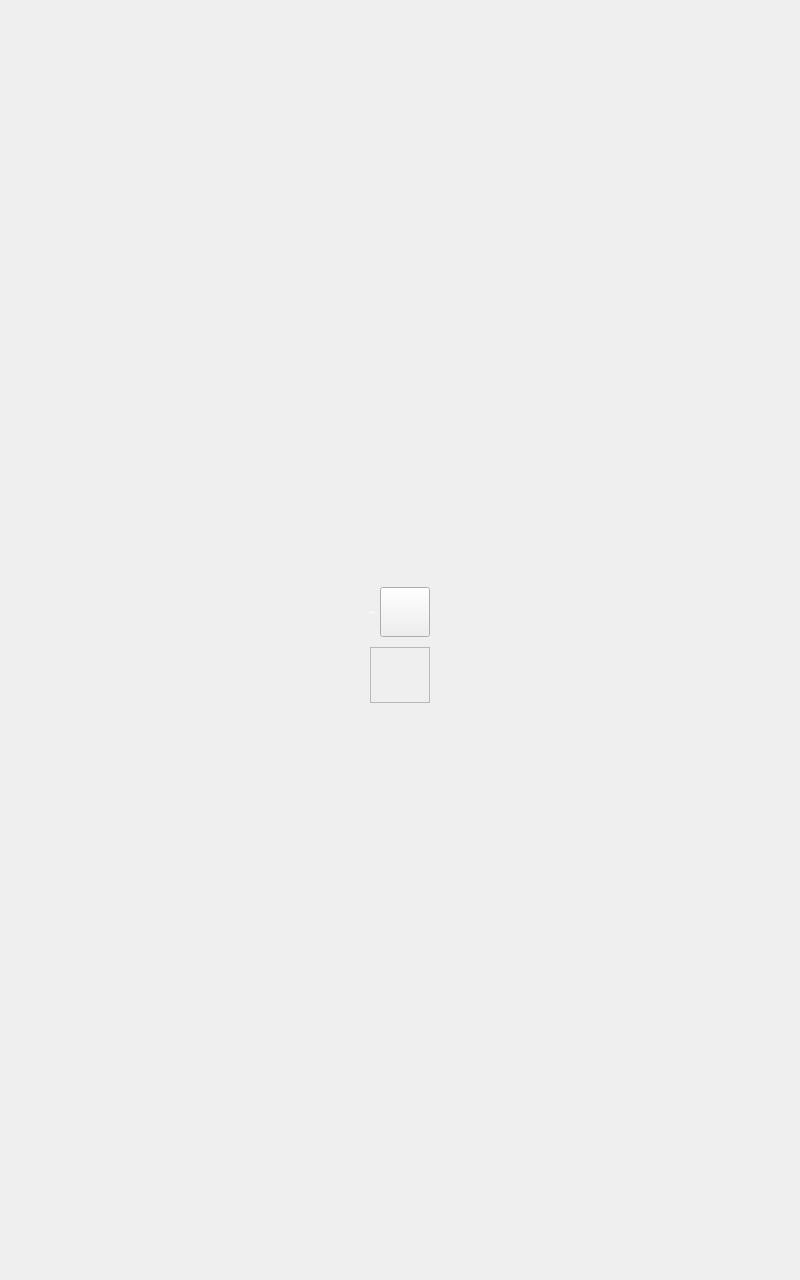
<?xml version="1.0" encoding="UTF-8"?>
<ui version="4.0">
 <class>xTopInfo</class>
 <widget class="QDialog" name="xTopInfo">
  <property name="geometry">
   <rect>
    <x>0</x>
    <y>0</y>
    <width>800</width>
    <height>1280</height>
   </rect>
  </property>
  <property name="sizePolicy">
   <sizepolicy hsizetype="Fixed" vsizetype="Fixed">
    <horstretch>0</horstretch>
    <verstretch>0</verstretch>
   </sizepolicy>
  </property>
  <property name="minimumSize">
   <size>
    <width>800</width>
    <height>1280</height>
   </size>
  </property>
  <property name="maximumSize">
   <size>
    <width>800</width>
    <height>1280</height>
   </size>
  </property>
  <property name="font">
   <font>
    <family>微软雅黑</family>
    <pointsize>-1</pointsize>
    <weight>50</weight>
    <italic>false</italic>
    <bold>false</bold>
   </font>
  </property>
  <property name="focusPolicy">
   <enum>Qt::NoFocus</enum>
  </property>
  <property name="contextMenuPolicy">
   <enum>Qt::NoContextMenu</enum>
  </property>
  <property name="windowTitle">
   <string notr="true">TopWindow</string>
  </property>
  <property name="styleSheet">
   <string notr="true">/* Set dialog background color */
QDialog
{
	background-color:transparent;
};
font: 28px &quot;微软雅黑&quot;;</string>
  </property>
  <layout class="QGridLayout" name="gridLayoutDialog">
   <property name="margin">
    <number>2</number>
   </property>
   <item row="0" column="1">
    <spacer name="verticalSpacerTop">
     <property name="orientation">
      <enum>Qt::Vertical</enum>
     </property>
     <property name="sizeHint" stdset="0">
      <size>
       <width>20</width>
       <height>187</height>
      </size>
     </property>
    </spacer>
   </item>
   <item row="1" column="0">
    <spacer name="horizontalSpacerLeft">
     <property name="orientation">
      <enum>Qt::Horizontal</enum>
     </property>
     <property name="sizeHint" stdset="0">
      <size>
       <width>254</width>
       <height>20</height>
      </size>
     </property>
    </spacer>
   </item>
   <item row="1" column="1">
    <layout class="QVBoxLayout" name="verticalLayoutInformation">
     <property name="spacing">
      <number>0</number>
     </property>
     <item>
      <widget class="QFrame" name="frameTitle">
       <property name="sizePolicy">
        <sizepolicy hsizetype="Preferred" vsizetype="Fixed">
         <horstretch>0</horstretch>
         <verstretch>0</verstretch>
        </sizepolicy>
       </property>
       <property name="minimumSize">
        <size>
         <width>0</width>
         <height>70</height>
        </size>
       </property>
       <property name="maximumSize">
        <size>
         <width>16777215</width>
         <height>70</height>
        </size>
       </property>
       <property name="font">
        <font>
         <family>微软雅黑</family>
         <pointsize>-1</pointsize>
         <weight>50</weight>
         <italic>false</italic>
         <bold>false</bold>
        </font>
       </property>
       <property name="styleSheet">
        <string notr="true">QFrame#frameTitle
{
	background-color: transparent;
	border-image: url(:/img/widget/DialogTitle.png) 0 12 0 12;
	border-left: 12px transparent;
	border-right: 12px transparent;
}
</string>
       </property>
       <property name="frameShape">
        <enum>QFrame::NoFrame</enum>
       </property>
       <property name="frameShadow">
        <enum>QFrame::Raised</enum>
       </property>
       <layout class="QHBoxLayout" name="horizontalLayoutTitle">
        <property name="spacing">
         <number>4</number>
        </property>
        <property name="margin">
         <number>0</number>
        </property>
        <item>
         <widget class="QLabel" name="labelTitle">
          <property name="sizePolicy">
           <sizepolicy hsizetype="Preferred" vsizetype="Fixed">
            <horstretch>0</horstretch>
            <verstretch>0</verstretch>
           </sizepolicy>
          </property>
          <property name="minimumSize">
           <size>
            <width>0</width>
            <height>70</height>
           </size>
          </property>
          <property name="maximumSize">
           <size>
            <width>16777215</width>
            <height>70</height>
           </size>
          </property>
          <property name="font">
           <font>
            <family>微软雅黑</family>
            <pointsize>-1</pointsize>
            <weight>50</weight>
            <italic>false</italic>
            <bold>false</bold>
           </font>
          </property>
          <property name="styleSheet">
           <string notr="true">QLabel#labelTitle
{
	color: white;
}</string>
          </property>
          <property name="frameShape">
           <enum>QFrame::NoFrame</enum>
          </property>
          <property name="text">
           <string notr="true">顶层消息框</string>
          </property>
         </widget>
        </item>
        <item>
         <widget class="xPushButton" name="pushButtonClose">
          <property name="sizePolicy">
           <sizepolicy hsizetype="Fixed" vsizetype="Fixed">
            <horstretch>0</horstretch>
            <verstretch>0</verstretch>
           </sizepolicy>
          </property>
          <property name="minimumSize">
           <size>
            <width>50</width>
            <height>50</height>
           </size>
          </property>
          <property name="maximumSize">
           <size>
            <width>50</width>
            <height>50</height>
           </size>
          </property>
          <property name="font">
           <font>
            <family>微软雅黑</family>
            <pointsize>-1</pointsize>
            <weight>50</weight>
            <italic>false</italic>
            <bold>false</bold>
           </font>
          </property>
          <property name="focusPolicy">
           <enum>Qt::NoFocus</enum>
          </property>
          <property name="contextMenuPolicy">
           <enum>Qt::NoContextMenu</enum>
          </property>
          <property name="styleSheet">
           <string notr="true">QPushButton#pushButtonClose:enabled:!pressed
{
	border-image: url(:/img/widget/BtnCloseNormal.png);
}

QPushButton#pushButtonClose:enabled:pressed
{
	border-image: url(:/img/widget/BtnClosePress.png);
}

QPushButton#pushButtonClose:disabled
{
	border-image: url(:/img/widget/BtnCloseDisable.png);
}

</string>
          </property>
          <property name="text">
           <string notr="true"/>
          </property>
          <property name="iconSize">
           <size>
            <width>32</width>
            <height>32</height>
           </size>
          </property>
         </widget>
        </item>
       </layout>
      </widget>
     </item>
     <item>
      <widget class="QFrame" name="frameMainArea">
       <property name="sizePolicy">
        <sizepolicy hsizetype="Expanding" vsizetype="MinimumExpanding">
         <horstretch>0</horstretch>
         <verstretch>0</verstretch>
        </sizepolicy>
       </property>
       <property name="minimumSize">
        <size>
         <width>700</width>
         <height>525</height>
        </size>
       </property>
       <property name="maximumSize">
        <size>
         <width>700</width>
         <height>525</height>
        </size>
       </property>
       <property name="font">
        <font>
         <family>微软雅黑</family>
         <pointsize>-1</pointsize>
         <weight>50</weight>
         <italic>false</italic>
         <bold>false</bold>
        </font>
       </property>
       <property name="styleSheet">
        <string notr="true"/>
       </property>
       <property name="frameShape">
        <enum>QFrame::StyledPanel</enum>
       </property>
       <property name="frameShadow">
        <enum>QFrame::Raised</enum>
       </property>
       <property name="IsMainArea" stdset="0">
        <bool>true</bool>
       </property>
       <layout class="QVBoxLayout" name="verticalLayoutMainArea">
        <property name="spacing">
         <number>2</number>
        </property>
        <property name="sizeConstraint">
         <enum>QLayout::SetFixedSize</enum>
        </property>
        <property name="margin">
         <number>2</number>
        </property>
        <item>
         <layout class="QHBoxLayout" name="horizontalLayout">
          <property name="spacing">
           <number>5</number>
          </property>
          <property name="sizeConstraint">
           <enum>QLayout::SetMinimumSize</enum>
          </property>
          <item>
           <layout class="QVBoxLayout" name="verticalLayout">
            <property name="spacing">
             <number>0</number>
            </property>
            <property name="sizeConstraint">
             <enum>QLayout::SetMinimumSize</enum>
            </property>
            <item>
             <widget class="QLabel" name="labelImage">
              <property name="sizePolicy">
               <sizepolicy hsizetype="Fixed" vsizetype="Fixed">
                <horstretch>0</horstretch>
                <verstretch>0</verstretch>
               </sizepolicy>
              </property>
              <property name="minimumSize">
               <size>
                <width>48</width>
                <height>48</height>
               </size>
              </property>
              <property name="maximumSize">
               <size>
                <width>48</width>
                <height>48</height>
               </size>
              </property>
              <property name="font">
               <font>
                <family>微软雅黑</family>
                <pointsize>-1</pointsize>
                <weight>50</weight>
                <italic>false</italic>
                <bold>false</bold>
               </font>
              </property>
              <property name="frameShape">
               <enum>QFrame::NoFrame</enum>
              </property>
              <property name="text">
               <string notr="true"/>
              </property>
             </widget>
            </item>
            <item>
             <spacer name="verticalSpacer">
              <property name="orientation">
               <enum>Qt::Vertical</enum>
              </property>
              <property name="sizeType">
               <enum>QSizePolicy::MinimumExpanding</enum>
              </property>
              <property name="sizeHint" stdset="0">
               <size>
                <width>20</width>
                <height>0</height>
               </size>
              </property>
             </spacer>
            </item>
           </layout>
          </item>
          <item>
           <widget class="QLabel" name="labelMessage">
            <property name="sizePolicy">
             <sizepolicy hsizetype="Expanding" vsizetype="MinimumExpanding">
              <horstretch>0</horstretch>
              <verstretch>0</verstretch>
             </sizepolicy>
            </property>
            <property name="minimumSize">
             <size>
              <width>0</width>
              <height>50</height>
             </size>
            </property>
            <property name="maximumSize">
             <size>
              <width>500</width>
              <height>300</height>
             </size>
            </property>
            <property name="font">
             <font>
              <family>微软雅黑</family>
              <pointsize>-1</pointsize>
              <weight>50</weight>
              <italic>false</italic>
              <bold>false</bold>
             </font>
            </property>
            <property name="styleSheet">
             <string notr="true"/>
            </property>
            <property name="frameShape">
             <enum>QFrame::NoFrame</enum>
            </property>
            <property name="text">
             <string notr="true"/>
            </property>
            <property name="alignment">
             <set>Qt::AlignLeading|Qt::AlignLeft|Qt::AlignVCenter</set>
            </property>
            <property name="wordWrap">
             <bool>true</bool>
            </property>
            <property name="margin">
             <number>2</number>
            </property>
            <property name="textInteractionFlags">
             <set>Qt::NoTextInteraction</set>
            </property>
           </widget>
          </item>
         </layout>
        </item>
       </layout>
      </widget>
     </item>
    </layout>
   </item>
   <item row="1" column="2">
    <spacer name="horizontalSpacerRight">
     <property name="orientation">
      <enum>Qt::Horizontal</enum>
     </property>
     <property name="sizeHint" stdset="0">
      <size>
       <width>254</width>
       <height>20</height>
      </size>
     </property>
    </spacer>
   </item>
   <item row="2" column="1">
    <spacer name="verticalSpacerBottom">
     <property name="orientation">
      <enum>Qt::Vertical</enum>
     </property>
     <property name="sizeHint" stdset="0">
      <size>
       <width>20</width>
       <height>187</height>
      </size>
     </property>
    </spacer>
   </item>
  </layout>
 </widget>
 <customwidgets>
  <customwidget>
   <class>xPushButton</class>
   <extends>QPushButton</extends>
   <header>xpushbutton.h</header>
  </customwidget>
 </customwidgets>
 <resources/>
 <connections>
  <connection>
   <sender>pushButtonClose</sender>
   <signal>clicked()</signal>
   <receiver>xTopInfo</receiver>
   <slot>hide()</slot>
   <hints>
    <hint type="sourcelabel">
     <x>161</x>
     <y>49</y>
    </hint>
    <hint type="destinationlabel">
     <x>310</x>
     <y>49</y>
    </hint>
   </hints>
  </connection>
 </connections>
</ui>
